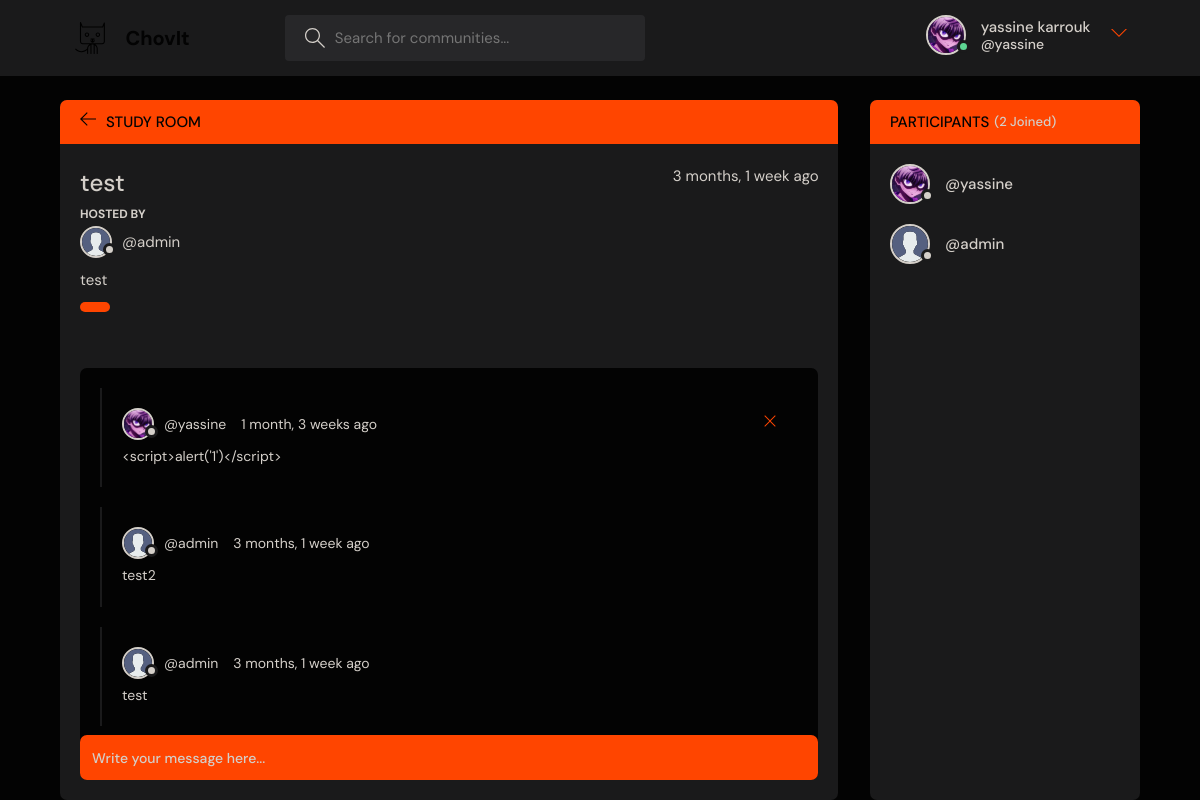
The app's page /chat/roominfo/9/ (signed in) with its own data.
### Members/models.py (models this page shows, shortened)
class Profile(models.Model):
	user=models.OneToOneField(User, on_delete=models.CASCADE)
	bio=models.TextField(null=True,blank=True,default="")
	date_of_birth = models.CharField(blank=True,max_length=150)
	updated = models.DateTimeField(auto_now=True)
	created = models.DateTimeField(auto_now_add=True)
	image = models.ImageField(blank=True,null=True,upload_to='Profile_pics',default='avatar.svg')

### Chat/models.py (models this page shows, shortened)
class Room(models.Model):
	host=models.ForeignKey(User, on_delete=models.CASCADE)
	name=models.CharField(max_length=100)
	description=models.TextField(null=True,blank=True)
	participants=models.ManyToManyField(User,related_name='participants',blank=True)
	updated=models.DateTimeField(auto_now=True)
	created=models.DateTimeField(auto_now_add=True)
	community = models.ForeignKey(Community, on_delete=models.SET_NULL,null=True)
	image = models.ImageField(blank=True , null = True , upload_to = 'Room_Images')
	class Meta:
		ordering=['-updated','-created']

class Message(models.Model):
	user=models.ForeignKey(User, on_delete=models.CASCADE)
	room=models.ForeignKey(Room, on_delete=models.CASCADE)
	body=models.TextField()
	created=models.DateTimeField(auto_now_add=True)
	updated=models.DateTimeField(auto_now=True)
	class Meta:
		ordering=['-updated','-created']

### Chat/views.py (the view, shortened to what this page needs)
# urls.py: path('roominfo/<id>/',RoomDet.as_view(),name="roominfo"),
class RoomDet(View):
	@method_decorator(login_required(login_url="login_user"))
	def dispatch(self,*args,**kwargs):
		return super().dispatch(*args,**kwargs)
	def get(self,request,*args,**kwargs):
		room = Room.objects.get(id = self.kwargs.get('id'))
		messages = room.message_set.all()
		participants = room.participants.all()
		context = {
			'room' : room,
			'messages' : messages,
			'participants': participants,
		}
		return render(request, "Chat/room_info.html",context)

### Chat/templates/Chat/room_info.html (shortened to what this page needs)
{% extends 'All/index.html' %}
{% block content %}
<main class="profile-page layout layout--2">
  <div class="container">
    <div class="room">
      <div class="room__top">
        <div class="room__topLeft">
          <a href="{{request.META.HTTP_REFERER}}">
            <svg version="1.1" xmlns="http://www.w3.org/2000/svg" width="32" height="32" viewBox="0 0 32 32">
              <title>arrow-left</title>
              <path
                d="M13.723 2.286l-13.723 13.714 13.719 13.714 1.616-1.611-10.96-10.96h27.625v-2.286h-27.625l10.965-10.965-1.616-1.607z">
              </path>
            </svg>
          </a>
          <h3>Study Room</h3>
        </div>
      </div>
      <div class="room__box scroll">
        <div class="room__header scroll">
          <div class="room__info">
            <h3>{{room.name}}</h3>
            <span>{{room.created|timesince}} ago</span>
          </div>
          <div class="room__hosted">
            <p>Hosted By</p>
            <a href="{% url 'profile' room.host.id %}" class="room__author">
              <div class="avatar avatar--small">
                <img src="{{room.host.profile.image.url}}" />
              </div>
              <span>@{{room.host.username}}</span>
            </a>
          </div>
          <div class="room__details">
            {{room.description}}
          </div>
          <span class="room__topics">{{room.topic}}</span>
        </div>
        <div class="room__conversation">
          <div class="threads scroll">
            {% for message in messages %}
            <div class="thread">
              <div class="thread__top">
                <div class="thread__author">
                  <a href="{% url 'profile' message.user.id %}" class="thread__authorInfo">
                    <div class="avatar avatar--small">
                      <img src="{{message.user.profile.image.url}}" />
                    </div>
                    <span>@{{message.user.username}}</span>
                  </a>
                  <span class="thread__date">{{message.created|timesince}} ago</span>
                </div>
                {% if request.user == message.user %}
                <a href="{% url 'delete_message' message.id %}">
                  <div class="thread__delete">
                    <svg version="1.1" xmlns="http://www.w3.org/2000/svg" width="32" height="32" viewBox="0 0 32 32">
                      <title>remove</title>
                      <path
                        d="M27.314 6.019l-1.333-1.333-9.98 9.981-9.981-9.981-1.333 1.333 9.981 9.981-9.981 9.98 1.333 1.333 9.981-9.98 9.98 9.98 1.333-1.333-9.98-9.98 9.98-9.981z">
                      </path>
                    </svg>
                  </div>
                </a>
                {% endif %}
              </div>
              <div class="thread__details">
                {{message.body}}
              </div>
            </div>
            {% endfor %}
          </div>
        </div>
      </div>
      <div class="room__message">
        <form action="" method="POST" autocomplete="off">
          <input name="body" placeholder="Write your message here..." />
        </form>
      </div>
    </div>
    <div class="participants">
      <h3 class="participants__top">Participants <span>({{participants.count}} Joined)</span></h3>
      <div class="participants__list scroll">
        {% for user in participants %}
        <a href="{%  url 'profile' user.id %}" class="participant">
          <div class="avatar avatar--medium">
            <img src="{{user.profile.image.url}}" />
          </div>
          <p>
            <span>@{{user.username}}</span>
          </p>
        </a>
        {% endfor %}
      </div>
    </div>
  </div>
</main>
{% endblock %}

### templates/All/navbar.html (shortened to what this page needs)
{% load static %}
<header class="header header--loggedIn">
      <div class="container">
        <a href="/" class="header__logo">
          <img src="{% static 'img/1.svg' %}" />
          <h1>ChovIt</h1>
        </a>
        <form class="header__search" method="GET" action="{% url 'home' %}">
          <label>
            <input placeholder="Search for communities..." name="q" />
          </label>
        </form>
        <nav class="header__menu">
          {% if user.is_authenticated %}
          <div class="header__user">
            <a href="{% url 'profile' request.user.id %}">
              <div class="avatar avatar--medium active">
                {% if request.user.profile.image %}
                  <img src="{{request.user.profile.image.url}}" />
                {% else %}
                  <img src="{% static 'img/assets/avatar.svg' %}" />
                {% endif %}
              </div>
              <p>{{request.user.first_name}} {{request.user.last_name}} <span>@{{request.user.username}}</span></p>
            </a>
            <button class="dropdown-button">
              <svg version="1.1" xmlns="http://www.w3.org/2000/svg" width="32" height="32" viewBox="0 0 32 32">
                <title>chevron-down</title>
                <path d="M16 21l-13-13h-3l16 16 16-16h-3l-13 13z"></path>
              </svg>
            </button>
          </div>
          {% endif %}
        </nav>
      </div>
    </header>

### records on screen
Room: name "test", created "3 months, 1 week", host.profile.image (placeholder picture), host.username "admin", description "test"
Message: user.profile.image (picture), user.username "yassine", created "1 month, 3 weeks", body "<script>alert('1')</script>"
Message: user.profile.image (placeholder picture), user.username "admin", created "3 months, 1 week", body "test2"
Message: user.profile.image (placeholder picture), user.username "admin", created "3 months, 1 week", body "test"

### other values on screen
{{ request.user.first_name }} "yassine"
{{ request.user.last_name }} "karrouk"
{{ request.user.username }} "yassine"
{{ participants.count }} "2"
{{ user.username }} "yassine"
{{ user.username }} "admin"
